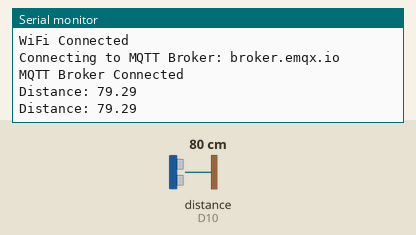
This sketch was run on a simulated Arduino MKR. Parts: the last lines printed to the serial monitor. Wiring (inferred from the names in the program): ultrasonic range finder: trigger D9; echo D10. The test bench sets the inputs (shaded band); at power-on: distance to the obstacle (sensor on D10) 80 cm. The echo pulse lasts 58.3 µs per cm; WiFi joins after 1.5 s; servers stay silent unless stated; no MQTT or app messages arrive unless stated.

Above: at 2.7 s.
2.8 s: distance to the obstacle (sensor on D10) set to 17 cm
At 4.1 s:
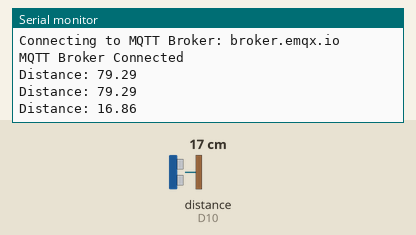
4.3 s: distance to the obstacle (sensor on D10) set to 14 cm
At 5.0 s:
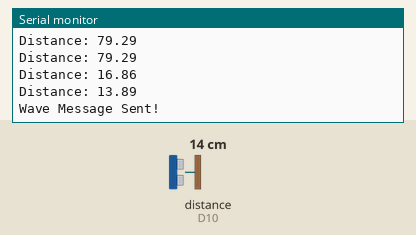
Timing chart, 0 to 7.3 s (numbered marks = the images above; inputs shaded):
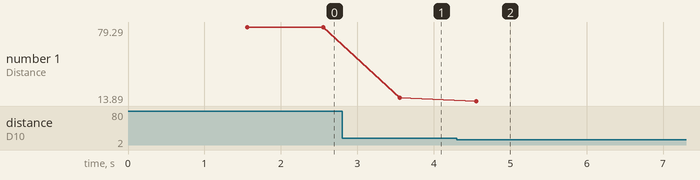

Measured:
- the behaviour switches between 16 and 15 cm on distance to the obstacle (sensor on D10) (found by bisection; images 1 and 2)
- after the input at 2.8 s, the serial monitor: prints a new line after 0.75 s (image 1)
- after the input at 4.3 s, the serial monitor: prints a new line after 0.25 s (image 2)
- plotted number 1: 79.29 → 16.86 after the input at 2.8 s, 16.86 → 13.89 after the input at 4.3 s

The sketch:

publisher.ino
```cpp
#include <WiFiNINA.h>       // Include the WiFiNINA library for Wi-Fi functionality
#include <ArduinoMqttClient.h> // Include the Arduino MQTT client library to communicate via MQTT

// Wi-Fi network credentials
char wifiSSID[] = "Kartikey";  // Wi-Fi SSID (network name)
char wifiPassword[] = "kartikey";     // Wi-Fi password

// Pin configurations for ultrasonic sensor and LED
const int triggerPin = 9; // Ultrasonic sensor trigger pin
const int echoPin = 10;   // Ultrasonic sensor echo pin
const int ledPin = 6;     // LED pin (not used in this code)

// Variables for calculating distance using the ultrasonic sensor
float duration, distance; // Duration for pulse travel and the calculated distance
float speedOfSound = 0.034; // Speed of sound in cm/us (centimeters per microsecond)

// Create Wi-Fi and MQTT client objects
WiFiClient wifiClient;              // Wi-Fi client object to handle Wi-Fi connection
MqttClient mqttClient(wifiClient);  // MQTT client object using the Wi-Fi connection

String lastMessage = "";  // Stores the last sent MQTT message

// MQTT broker details
const char mqttBroker[] = "broker.emqx.io"; // URL of the MQTT broker (public broker in this case)
int mqttPort = 1883;                         // MQTT uses port 1883 by default
const char mqttTopic[] = "SIT210/waves";     // MQTT topic to publish messages to

// Timing variables for controlling sensor measurement intervals
const long interval = 1000; // Set interval to 1000 milliseconds (1 second)
long prevMills = 0;         // Store the previous time the distance was measured

void setup() {
  // Initialize serial communication for debugging at a baud rate of 9600
  Serial.begin(9600);

  // Set the pin modes for the ultrasonic sensor
  pinMode(triggerPin, OUTPUT); // Set trigger pin as output
  pinMode(echoPin, INPUT);     // Set echo pin as input

  connectToWiFi();         // Connect to the Wi-Fi network
  connectToMQTTBroker();   // Connect to the MQTT broker
}

void loop() {
  // Check if the MQTT client is connected to the broker; if not, reconnect
  if (!mqttClient.connected()) {
    connectToMQTTBroker(); // Reconnect to the MQTT broker if disconnected
  }

  mqttClient.poll();  // Check for new messages and keep the MQTT client alive

  long currMills = millis(); // Get the current time in milliseconds

  // If the time since the last distance measurement exceeds the interval, take a new measurement
  if (currMills - prevMills >= interval) {
    prevMills = currMills;   // Update the previous time to the current time

    distance = MeasureDistance();  // Measure the distance using the ultrasonic sensor

    Serial.print("Distance: ");    // Print the distance to the serial monitor for debugging
    Serial.println(distance);

    message(); // Send an MQTT message based on the distance measured
  }
}

void connectToWiFi() {
  // Print the Wi-Fi SSID (name) to which we're connecting
  Serial.print("Connecting to WiFi: ");
  Serial.println(wifiSSID);

  // Keep attempting to connect to Wi-Fi until successful
  while (WiFi.begin(wifiSSID, wifiPassword) != WL_CONNECTED) {
    Serial.print(".");   // Print a dot to indicate connection attempts
    delay(1000);         // Wait 1 second before trying again
  }

  Serial.println("WiFi Connected"); // Print a message when connected
}

void connectToMQTTBroker() {
  // Print the MQTT broker URL we're connecting to
  Serial.print("Connecting to MQTT Broker: ");
  Serial.println(mqttBroker);

  // Keep attempting to connect to the MQTT broker until successful
  while (!mqttClient.connect(mqttBroker, mqttPort)) {
    Serial.print(".");   // Print a dot to indicate connection attempts
    delay(1000);         // Wait 1 second before trying again
  }

  Serial.println("MQTT Broker Connected"); // Print a message when connected
}

float MeasureDistance() {
  // Trigger the ultrasonic sensor to send out a pulse
  digitalWrite(triggerPin, LOW);  // Clear the trigger pin
  delayMicroseconds(3);           // Wait for 3 microseconds
  digitalWrite(triggerPin, HIGH); // Set the trigger pin HIGH to send a pulse
  delayMicroseconds(10);          // Wait for 10 microseconds (pulse duration)
  digitalWrite(triggerPin, LOW);  // Set the trigger pin LOW again

  // Measure the time it takes for the echo pulse to return
  duration = pulseIn(echoPin, HIGH, 25000); // Get pulse duration with a 25ms timeout

  // Calculate the distance based on the duration (distance = time * speed of sound / 2)
  return (duration * speedOfSound) / 2;
}

void message() {
  // Check if the measured distance is between 0 and 15 cm
  if (distance > 0 && distance < 15) {
    mqttClient.beginMessage(mqttTopic); // Begin composing an MQTT message

      mqttClient.print("Wave");        // Publish "Wave" message
      Serial.println("Wave Message Sent!"); // Print confirmation to serial monitor

    mqttClient.endMessage();  // Finish sending the MQTT message

    delay(3000);  // Delay for 3 seconds before the next message (to avoid spamming)
  }
}
```
